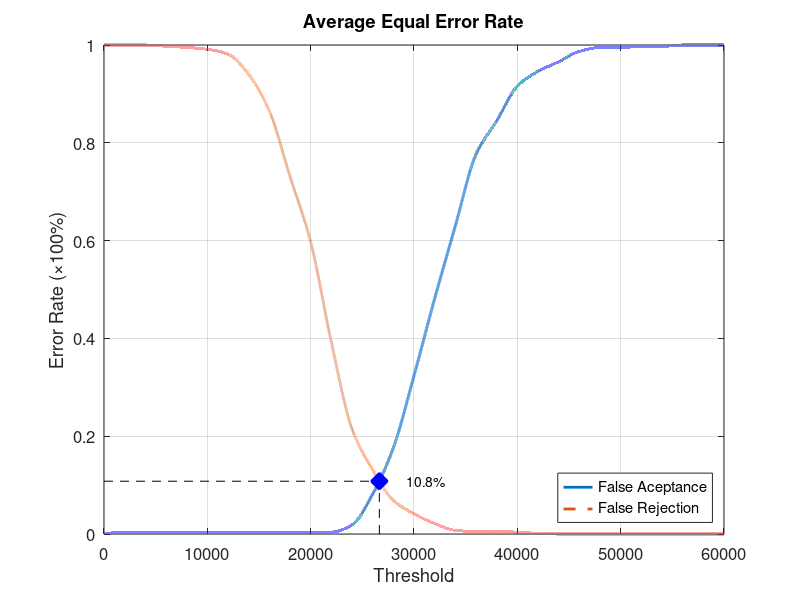
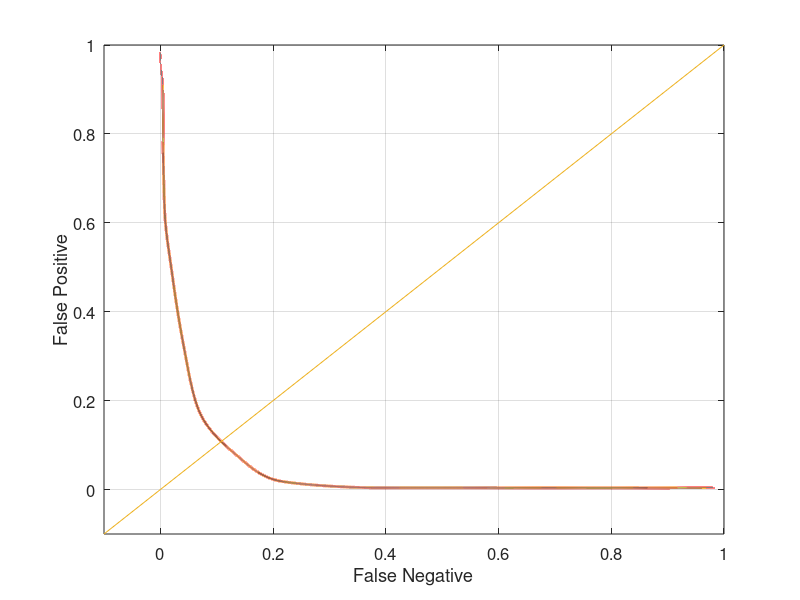

These figures' MATLAB source, in order:
function yEER = Experiment1Average
close all;
clear;
clc;
x = 0:2000:60000;
xq = 0:0.5:60000;

y0 = [0 0.00394737 0.00394737 0.00394737 0.00394737 0.00394737 0.00394737 0.00394737 0.00394737 0.00394737 0.00394737 0.00394737 0.0184211 0.0815789 0.176316 0.323684 0.481579 0.630263 0.776316 0.844737 0.915789 0.946053 0.965789 0.986842 0.994737 0.994737 0.997368 0.997368 1 1 1];
yy0 = interp1(x, y0, xq, 'pchip');
y1 = [1 1 1 0.9975 0.995 0.99125 0.98125 0.94 0.865 0.73125 0.5975 0.3925 0.215 0.13125 0.06875 0.04125 0.02125 0.0075 0.005 0.005 0.00375 0.00125 0 0 0 0 0 0 0 0 0];
yy1 = interp1(x, y1, xq, 'pchip');

% Calculating EER: 
y2 = abs(y0 - y1);
find(y2 == min(y2))
yy2 = abs(yy0 - yy1);
xEER = find(yy2 == min(yy2));
xEERIndex = xq(xEER) % X-axis EER
yEER = yy0(xEER) % Y-axis EER

main = figure
plot(xq, yy0,'-','LineWidth', 2);	hold on
plot(xq, yy1,'--','LineWidth', 2);	hold on
plot([xEERIndex xEERIndex], [0 yEER], 'k--');	hold on
plot([0 xEERIndex], [yEER yEER], 'k--');	hold on
plot(xEERIndex, yEER, 'bx', 'LineWidth', 10);	hold on
text(xEERIndex + 10 * xEERIndex / 100, yEER, [num2str(round((10000 * yEER)) / 100) '%'])
legend('False Aceptance', 'False Rejection', 'Location', 'SouthEast')
xlabel('Threshold')
ylabel('Error Rate (\times100%)')
title('Average Equal Error Rate')
set(gca, 'FontSize', 12)
axis([0 60000 0 1])
grid on

print(main, 'Experiment1AverageMain', '-dpng');
FNRxFPR = figure('Color', [1 1 1]);
plot(yy1, yy0, '-', yy1, yy0, 'LineWidth', 2);
hold on
y = -0.1:0.1:1
plot(y, y); 
set(gca, 'FontSize', 12)
xlabel('False Negative')
ylabel('False Positive')
axis([-0.1 1 -0.1 1])
set(gca, 'FontSize', 12)
grid on

print(FNRxFPR, 'Experiment1AverageFNRxFPR','-dpng');
end
